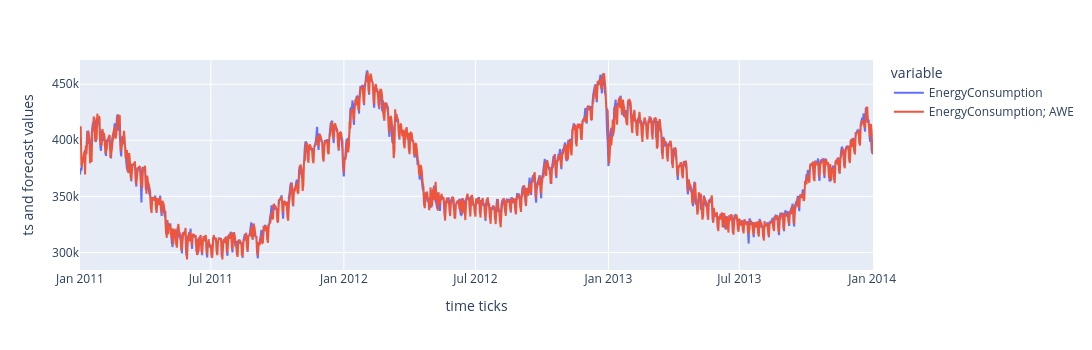

The notebook cell this image was saved under:
### Code cell
FRC_ts = build_forecast(h=1, ts=ts[['EnergyConsumption']], alg_name = "AdditiveWintersExponentialSmoothing", alg_title = "AWE",params = [{'alpha':0.9, 'gamma':0.1, 'seasonality_period':season_length}])
plot_ts_forecast(ts[['EnergyConsumption']], FRC_ts["AWE {'alpha': 0.9, 'gamma': 0.1, 'seasonality_period': 7}"]
               , ts_num=0, alg_title="AWE")

### Figure 1 — Plotly figure (JSON) as saved in the notebook; plotly's stock layout.template omitted (floating-point values rounded to 4 significant figures; data arrays with more than 128 entries replaced by an {"elided": "..."} marker saying what was removed)
{"data": [{"hovertemplate": "variable=EnergyConsumption<br>index=%{x}<br>value=%{y}<extra></extra>", "legendgroup": "EnergyConsumption", "line": {"color": "#636efa", "dash": "solid"}, "marker": {"symbol": "circle"}, "mode": "lines", "name": "EnergyConsumption", "showlegend": true, "type": "scattergl", "x": {"elided": "1098 str values"}, "xaxis": "x", "y": {"elided": "1098 float values"}, "yaxis": "y"}, {"hovertemplate": "variable=EnergyConsumption; AWE<br>index=%{x}<br>value=%{y}<extra></extra>", "legendgroup": "EnergyConsumption; AWE", "line": {"color": "#EF553B", "dash": "solid"}, "marker": {"symbol": "circle"}, "mode": "lines", "name": "EnergyConsumption; AWE", "showlegend": true, "type": "scattergl", "x": {"elided": "1098 str values"}, "xaxis": "x", "y": {"elided": "1098 float values"}, "yaxis": "y"}], "layout": {"height": 350, "legend": {"title": {"text": "variable"}, "tracegroupgap": 0}, "margin": {"t": 60}, "title": {"text": ""}, "width": 1300, "xaxis": {"anchor": "y", "domain": [0, 1], "title": {"text": "time ticks"}}, "yaxis": {"anchor": "x", "domain": [0, 1], "title": {"text": "ts and forecast values"}}}}
